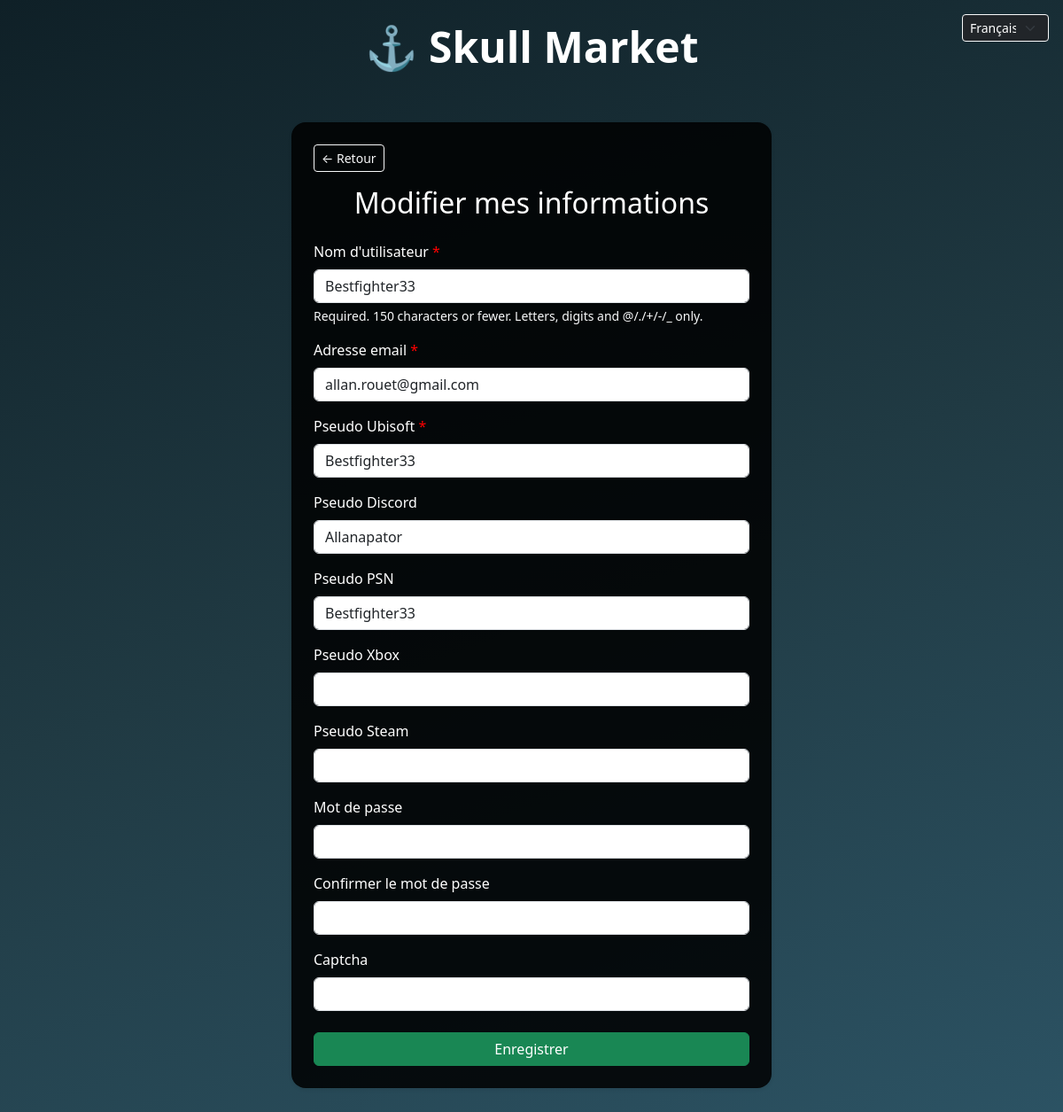
The app's page /accounts/edit/ (signed in) with its own data.
### accounts/models.py (models this page shows, shortened)
class User(AbstractUser):
    email = models.EmailField(unique=True)
    ubisoft_username = models.CharField(max_length=100, unique=True)
    discord_username = models.CharField(max_length=100, blank=True, null=True)
    psn_username = models.CharField(max_length=100, blank=True, null=True)
    xbox_username = models.CharField(max_length=100, blank=True, null=True)
    steam_username = models.CharField(max_length=100, blank=True, null=True)

### accounts/views.py (the view)
# urls.py: path('edit/', edit_account, name='account_edit'),
@login_required
def edit_account(request):
    if request.method == 'POST':
        form = SignupForm(request.POST, instance=request.user)
        if form.is_valid():
            user = form.save()
            update_session_auth_hash(request, user)  # ← garde l'utilisateur connecté
            messages.success(request, _("Vos informations ont bien été mises à jour."))
            return redirect('offer_list')
    else:
        form = SignupForm(instance=request.user)
    return render(request, 'accounts/edit_account.html', {'form': form})

### accounts/views.py (shortened to what this page needs)
class SignupForm(forms.ModelForm):
    password = forms.CharField(
        widget=forms.PasswordInput,
        required=False,
        label=_("Mot de passe")
    )
    password_confirm = forms.CharField(
        widget=forms.PasswordInput,
        required=False,
        label=_("Confirmer le mot de passe")
    )
    captcha = CaptchaField()
    class Meta:
        model = User
        fields = [
            'username', 'email', 'ubisoft_username',
            'discord_username', 'psn_username', 'xbox_username', 'steam_username',
            'password', 'password_confirm'
        ]
        labels = {
            'username': _("Nom d'utilisateur"),
            'email': _("Adresse email"),
            'ubisoft_username': _("Pseudo Ubisoft"),
            'discord_username': _("Pseudo Discord"),
            'psn_username': _("Pseudo PSN"),
            'xbox_username': _("Pseudo Xbox"),
            'steam_username': _("Pseudo Steam"),
        }

### market/templatetags/form_tags.py (called while the page is built)
@register.filter(name='add_class')
def add_class(field, css_class):
    return field.as_widget(attrs={'class': css_class})

### accounts/templates/accounts/edit_account.html (shortened to what this page needs)
<!DOCTYPE html>
{% load form_tags i18n %}
<html lang="fr">
<head>
  <link href="https://cdn.jsdelivr.net/npm/bootstrap@5.3.3/dist/css/bootstrap.min.css" rel="stylesheet">
</head>
<body class="min-vh-100">
  {% include "includes/language_selector.html" %}
  <header class="text-center pt-4">
    <h1 class="display-5 fw-bold">
      <a href="{% url 'homepage' %}" class="text-white text-decoration-none" style="all: unset; cursor: pointer;">
        ⚓ Skull Market
      </a>
    </h1>
  </header>
  <div class="container py-5 px-3">
    <div class="row justify-content-center">
      <div class="col-12 col-sm-10 col-md-8 col-lg-6">
        <div class="card card-dark shadow-sm p-4 text-white">
          <div class="mb-3">
            <button onclick="history.back()" class="btn btn-outline-light btn-sm">
              ← {% trans "Retour" %}
            </button>
          </div>
          <h2 class="mb-4 text-center">{% trans "Modifier mes informations" %}</h2>
          <form method="post" novalidate>
            {% for field in form %}
            <div class="mb-3">
              <label for="{{ field.id_for_label }}" class="form-label{% if field.field.required %} required-star{% endif %}">
                {{ field.label }}
              </label>
              {{ field|add_class:"form-control" }}
              {% if field.help_text %}
              <div class="form-text text-light small">{{ field.help_text }}</div>
              {% endif %}
            </div>
            {% endfor %}
            <div class="d-grid mt-4">
              <button type="submit" class="btn btn-success">{% trans "Enregistrer" %}</button>
            </div>
          </form>
        </div>
      </div>
    </div>
  </div>
</body>
</html>

### accounts/templates/accounts/edit_account.html (style rules this page uses)
body { background: linear-gradient(160deg, #0f2027, #203a43, #2c5364); color: #fff; }
.card-dark { background-color: rgba(0, 0, 0, 0.85); border-radius: 1rem; box-shadow: 0 0 10px rgba(255, 255, 255, 0.1); }
.required-star::after { content: " *"; color: red; }

### records on screen
User: form "Bestfighter33" "allan.rouet@gmail.com" "Bestfighter33" "Allanapator" "Bestfighter33"

### other values on screen
{{ field.label }} "Nom d'utilisateur" "Adresse email" "Pseudo Ubisoft" "Pseudo Discord" "Pseudo PSN" "Pseudo Xbox" "Pseudo Steam" "Mot de passe" "Confirmer le mot de passe" "Captcha"
{{ field.help_text }} "Required. 150 characters or fewer. Letters, digits and @/./+/-/_ only."
form field language "Français"
